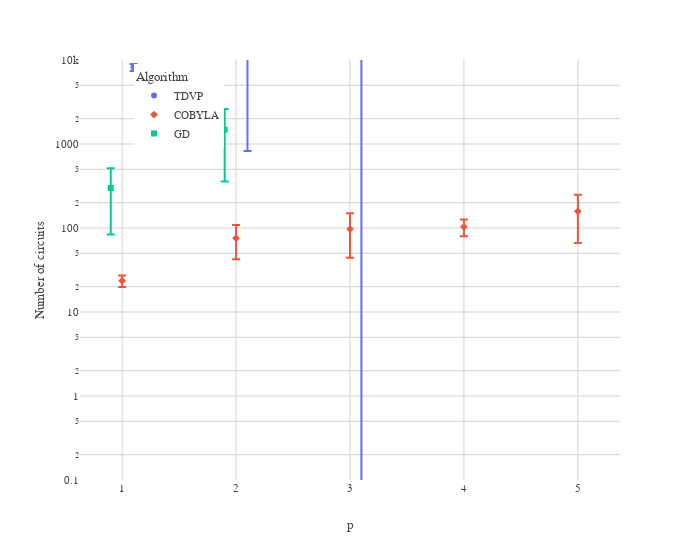

Notebook code for this chart:
### Code cell
fig.update_layout(
    legend=dict(
        yanchor="top",
        y=0.99,
        xanchor="left",
        x=.1,
    ),
    yaxis=dict(
        type='log',
        )
)
fig.show()

### Figure 1 — Plotly figure (JSON) as saved in the notebook; plotly's stock layout.template omitted (floating-point values rounded to 4 significant figures)
{"data": [{"error_y": {"array": [789.7, 75320.0, 808200.0, 49390.0, 1339000.0]}, "hovertemplate": "Algorithm=TDVP<br>x=%{x}<br>mean=%{y}<extra></extra>", "legendgroup": "TDVP", "marker": {"color": "#636efa", "symbol": "circle"}, "mode": "markers", "name": "TDVP", "orientation": "v", "showlegend": true, "type": "scatter", "x": [1.1, 2.1, 3.1, 4.1, 5.1], "xaxis": "x", "y": [8173, 76141, 501900.0, 169561, 1377001], "yaxis": "y"}, {"error_y": {"array": [3.619, 33.15, 52.66, 23.25, 91.75]}, "hovertemplate": "Algorithm=COBYLA<br>x=%{x}<br>mean=%{y}<extra></extra>", "legendgroup": "COBYLA", "marker": {"color": "#EF553B", "symbol": "diamond"}, "mode": "markers", "name": "COBYLA", "orientation": "v", "showlegend": true, "type": "scatter", "x": [1, 2, 3, 4, 5], "xaxis": "x", "y": [23.5, 75.67, 97, 103.2, 157.8], "yaxis": "y"}, {"error_y": {"array": [215.6, 1123.0, null, null, null]}, "hovertemplate": "Algorithm=GD<br>x=%{x}<br>mean=%{y}<extra></extra>", "legendgroup": "GD", "marker": {"color": "#00cc96", "symbol": "square"}, "mode": "markers", "name": "GD", "orientation": "v", "showlegend": true, "type": "scatter", "x": [0.9, 1.9, 2.9, 3.9, 4.9], "xaxis": "x", "y": [299.4, 1481, null, null, null], "yaxis": "y"}], "layout": {"legend": {"title": {"text": "Algorithm"}, "tracegroupgap": 0, "x": 0.1, "xanchor": "left", "y": 0.99, "yanchor": "top"}, "margin": {"t": 60}, "width": 700, "xaxis": {"anchor": "y", "domain": [0, 1], "title": {"text": "p"}}, "yaxis": {"anchor": "x", "autorange": false, "domain": [0, 1], "tick0": 0, "tickmode": "auto", "title": {"text": "Number of circuits"}, "type": "log"}}}
